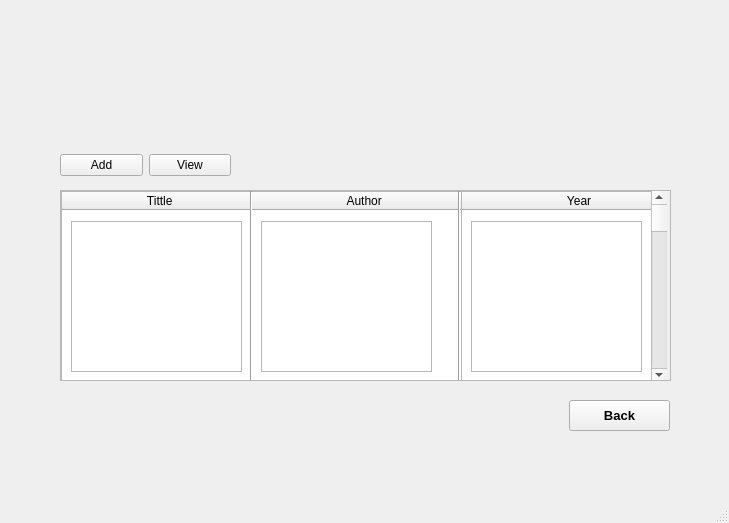
<?xml version="1.0" encoding="UTF-8"?>
<ui version="4.0">
 <class>LinkedList_user</class>
 <widget class="QMainWindow" name="LinkedList_user">
  <property name="geometry">
   <rect>
    <x>0</x>
    <y>0</y>
    <width>729</width>
    <height>523</height>
   </rect>
  </property>
  <property name="windowTitle">
   <string>MainWindow</string>
  </property>
  <widget class="QWidget" name="centralwidget">
   <widget class="QScrollArea" name="scrollArea">
    <property name="geometry">
     <rect>
      <x>60</x>
      <y>190</y>
      <width>611</width>
      <height>191</height>
     </rect>
    </property>
    <property name="widgetResizable">
     <bool>true</bool>
    </property>
    <widget class="QWidget" name="scrollAreaWidgetContents">
     <property name="geometry">
      <rect>
       <x>0</x>
       <y>0</y>
       <width>609</width>
       <height>189</height>
      </rect>
     </property>
     <widget class="QTreeWidget" name="Tittle">
      <property name="geometry">
       <rect>
        <x>0</x>
        <y>0</y>
        <width>191</width>
        <height>191</height>
       </rect>
      </property>
      <property name="styleSheet">
       <string notr="true">selection-background-color: rgb(219, 99, 44);</string>
      </property>
      <column>
       <property name="text">
        <string>                         Tittle</string>
       </property>
      </column>
     </widget>
     <widget class="QTreeWidget" name="Year">
      <property name="geometry">
       <rect>
        <x>400</x>
        <y>0</y>
        <width>201</width>
        <height>191</height>
       </rect>
      </property>
      <property name="styleSheet">
       <string notr="true">selection-background-color: rgb(219, 99, 44);</string>
      </property>
      <property name="lineWidth">
       <number>1</number>
      </property>
      <column>
       <property name="text">
        <string>                               Year</string>
       </property>
      </column>
     </widget>
     <widget class="QTreeWidget" name="Author">
      <property name="geometry">
       <rect>
        <x>190</x>
        <y>0</y>
        <width>211</width>
        <height>191</height>
       </rect>
      </property>
      <property name="styleSheet">
       <string notr="true">selection-background-color: rgb(219, 99, 44);</string>
      </property>
      <column>
       <property name="text">
        <string>                            Author</string>
       </property>
      </column>
     </widget>
     <widget class="QScrollBar" name="verticalScrollBar">
      <property name="geometry">
       <rect>
        <x>590</x>
        <y>0</y>
        <width>16</width>
        <height>191</height>
       </rect>
      </property>
      <property name="orientation">
       <enum>Qt::Vertical</enum>
      </property>
     </widget>
     <widget class="QListWidget" name="listWidget_books_Tittle">
      <property name="geometry">
       <rect>
        <x>10</x>
        <y>30</y>
        <width>171</width>
        <height>151</height>
       </rect>
      </property>
      <property name="font">
       <font>
        <pointsize>15</pointsize>
       </font>
      </property>
      <property name="styleSheet">
       <string notr="true">selection-background-color: rgb(219, 99, 44);</string>
      </property>
      <property name="flow">
       <enum>QListView::TopToBottom</enum>
      </property>
      <property name="itemAlignment">
       <set>Qt::AlignJustify</set>
      </property>
     </widget>
     <widget class="QListWidget" name="listWidget_books_Author">
      <property name="geometry">
       <rect>
        <x>200</x>
        <y>30</y>
        <width>171</width>
        <height>151</height>
       </rect>
      </property>
      <property name="font">
       <font>
        <pointsize>15</pointsize>
       </font>
      </property>
      <property name="styleSheet">
       <string notr="true">selection-background-color: rgb(219, 99, 44);</string>
      </property>
      <property name="itemAlignment">
       <set>Qt::AlignJustify</set>
      </property>
     </widget>
     <widget class="QListWidget" name="listWidget_books_year">
      <property name="geometry">
       <rect>
        <x>410</x>
        <y>30</y>
        <width>171</width>
        <height>151</height>
       </rect>
      </property>
      <property name="font">
       <font>
        <pointsize>15</pointsize>
       </font>
      </property>
      <property name="styleSheet">
       <string notr="true">selection-background-color: rgb(219, 99, 44);</string>
      </property>
      <property name="itemAlignment">
       <set>Qt::AlignJustify</set>
      </property>
     </widget>
     <widget class="Line" name="line">
      <property name="geometry">
       <rect>
        <x>180</x>
        <y>0</y>
        <width>20</width>
        <height>191</height>
       </rect>
      </property>
      <property name="orientation">
       <enum>Qt::Vertical</enum>
      </property>
     </widget>
     <widget class="Line" name="line_2">
      <property name="geometry">
       <rect>
        <x>390</x>
        <y>0</y>
        <width>16</width>
        <height>191</height>
       </rect>
      </property>
      <property name="orientation">
       <enum>Qt::Vertical</enum>
      </property>
     </widget>
    </widget>
   </widget>
   <widget class="QWidget" name="layoutWidget">
    <property name="geometry">
     <rect>
      <x>60</x>
      <y>150</y>
      <width>171</width>
      <height>31</height>
     </rect>
    </property>
    <layout class="QHBoxLayout" name="horizontalLayout">
     <item>
      <widget class="QPushButton" name="pushButton_add_book_user">
       <property name="text">
        <string>Add</string>
       </property>
      </widget>
     </item>
     <item>
      <widget class="QPushButton" name="pushButton_look_book_user">
       <property name="text">
        <string>View</string>
       </property>
      </widget>
     </item>
    </layout>
   </widget>
   <widget class="QLabel" name="label">
    <property name="geometry">
     <rect>
      <x>0</x>
      <y>-10</y>
      <width>731</width>
      <height>501</height>
     </rect>
    </property>
    <property name="text">
     <string/>
    </property>
    <property name="pixmap">
     <pixmap resource="Resource.qrc">:/Resource/Image/ONLINE PLAYBOOK (2).png</pixmap>
    </property>
    <property name="scaledContents">
     <bool>true</bool>
    </property>
   </widget>
   <widget class="QPushButton" name="pushButton">
    <property name="geometry">
     <rect>
      <x>569</x>
      <y>400</y>
      <width>101</width>
      <height>31</height>
     </rect>
    </property>
    <property name="font">
     <font>
      <pointsize>10</pointsize>
      <bold>true</bold>
     </font>
    </property>
    <property name="text">
     <string>Back</string>
    </property>
   </widget>
   <zorder>label</zorder>
   <zorder>layoutWidget</zorder>
   <zorder>scrollArea</zorder>
   <zorder>pushButton</zorder>
  </widget>
  <widget class="QMenuBar" name="menubar">
   <property name="geometry">
    <rect>
     <x>0</x>
     <y>0</y>
     <width>729</width>
     <height>20</height>
    </rect>
   </property>
  </widget>
  <widget class="QStatusBar" name="statusbar"/>
 </widget>
 <resources>
  <include location="Resource.qrc"/>
 </resources>
 <connections/>
</ui>
